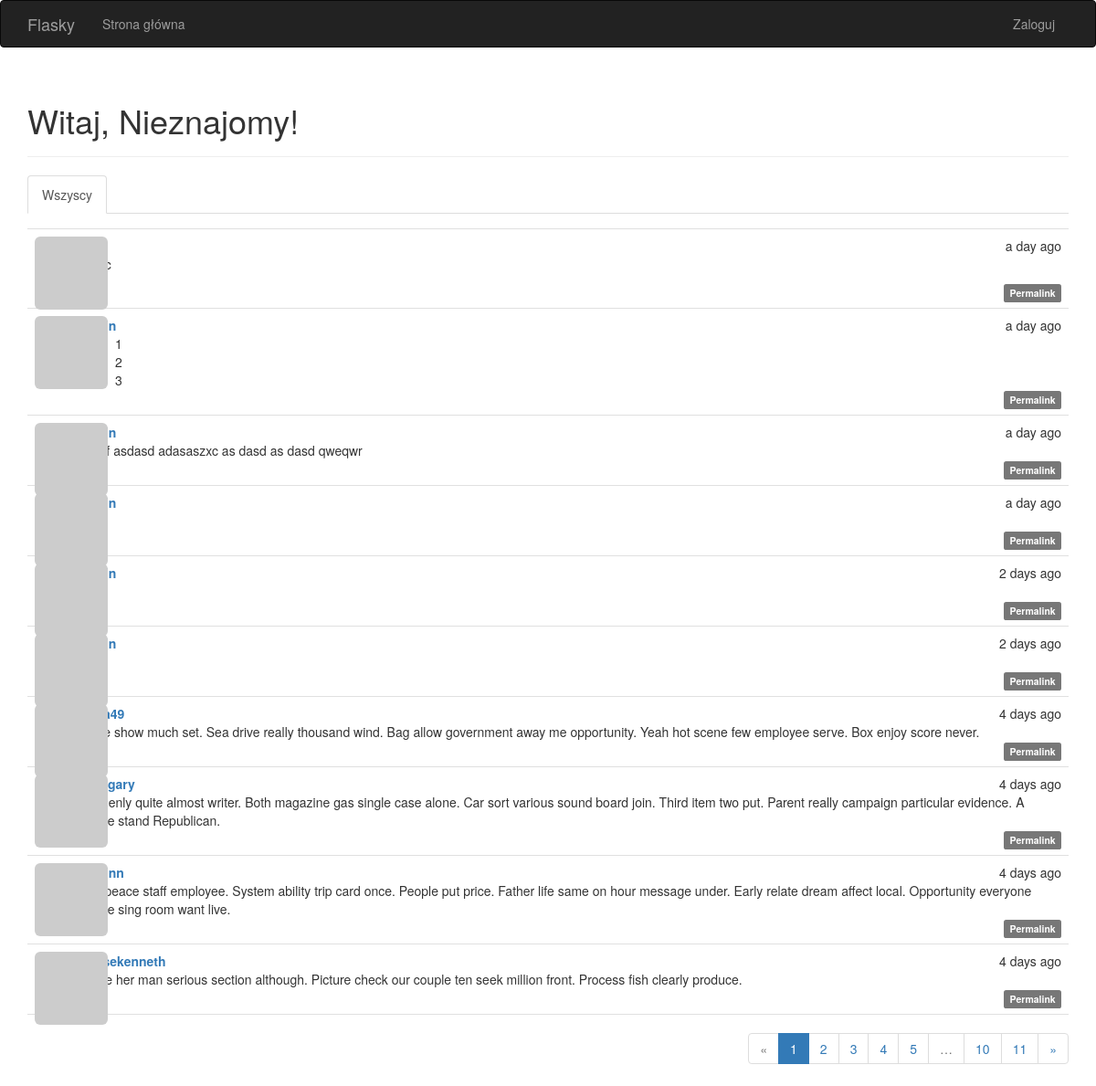
The page / on the database its author committed.
### app/models.py (models this page shows, shortened)
class Post(db.Model):
    __tablename__ = 'posts'
    id = db.Column(db.Integer, primary_key=True)
    body = db.Column(db.Text)
    timestamp = db.Column(db.DateTime, index=True, default=datetime.utcnow)
    author_id = db.Column(db.Integer, db.ForeignKey('users.id'))
    body_html = db.Column(db.Text)

class User(UserMixin, db.Model):
    __tablename__ = 'users'
    name = db.Column(db.String(64))
    location = db.Column(db.String(64))
    about_me = db.Column(db.Text())
    member_since = db.Column(db.DateTime(), default=datetime.utcnow)
    last_seen = db.Column(db.DateTime(), default=datetime.utcnow)
    id = db.Column(db.Integer, primary_key=True)
    email = db.Column(db.String(64), unique=True, index=True)
    username = db.Column(db.String(64), unique=True, index=True)
    password_hash = db.Column(db.String(128))
    confirmed = db.Column(db.Boolean, default=False)
    role_id = db.Column(db.Integer, db.ForeignKey('roles.id'))
    avatar_hash = db.Column(db.String(32))
    posts = db.relationship('Post', backref='author', lazy='dynamic')
    followed = db.relationship('Follow',
                               foreign_keys=[Follow.follower_id],
                               backref=db.backref('follower', lazy='joined'),
                               lazy='dynamic',
                               cascade='all, delete-orphan')
    followers = db.relationship('Follow',
                                foreign_keys=[Follow.followed_id],
                                backref=db.backref('followed', lazy='joined'),
                                lazy='dynamic',
                                cascade='all, delete-orphan')
    @property
    def password(self):
        raise AttributeError('Nie można odczytać atrybutu password')
    def gravatar(self, size=100, default='identicon', rating='g'):
        if request.is_secure:
            url = 'https://secure.gravatar.com/avatar'
        else:
            url = 'http://secure.gravatar.com/avatar'
        hash = self.avatar_hash or self.gravatar_hash()
        return '{url}/{hash}?s={size}&d={default}&r={rating}'.format(url=url, hash=hash, size=size,
                                                                     default=default, rating=rating)
    def gravatar_hash(self):
        return hashlib.md5(self.email.lower().encode('utf-8')).hexdigest()

### app/main/views.py (the view)
@main.route('/', methods=['GET', 'POST'])
def index():
    form = PostForm()
    if current_user.can(Permission.WRITE) and form.validate_on_submit():
        post = Post(body=form.body.data, author=current_user._get_current_object())
        db.session.add(post)
        db.session.commit()
        return redirect(url_for('.index'))
    page = request.args.get('page', 1, type=int)
    show_followed = False
    if current_user.is_authenticated:
        show_followed = bool(request.cookies.get('show_followed', ''))
    if show_followed:
        query = current_user.followed_posts
    else:
        query = Post.query
    pagination = query.order_by(Post.timestamp.desc()).paginate(
        page, per_page=current_app.config['POSTS_PER_PAGE'], error_out=False
    )
    posts = pagination.items
    return render_template('index.html', form=form, posts=posts, pagination=pagination,
                           show_followed=show_followed)

### app/auth/views.py (called while the page is built)
@auth.before_app_request
def before_request():
    if current_user.is_authenticated:
        current_user.ping()
        if not current_user.confirmed \
                and request.endpoint \
                and request.blueprint != 'auth' \
                and request.endpoint != 'static':
            return redirect(url_for('auth.unconfirmed'))

### app/main/__init__.py (called while the page is built)
@main.app_context_processor
def inject_permissions():
    return dict(Permission=Permission)

### app/models.py (called while the page is built)
    def can(self, permissions):
        return False

    def is_administrator(self):
        return False

### app/templates/index.html (shortened to what this page needs)
{% extends "base.html" %}
{% import "bootstrap/wtf.html" as wtf %}
{% import "_macros.html" as macros %}
{% block page_content %}
<div class="page-header">
    <h1>Witaj, {% if current_user.is_authenticated %}{{ current_user.username }}{% else %}Nieznajomy{% endif %}!</h1>
</div>
<div class="post-tabs">
    <ul class="nav nav-tabs">
        <li {% if not show_followed %} class="active"{% endif %}><a href="{{ url_for('.show_all') }}">Wszyscy</a></li>
    </ul>
    {% include '_posts.html' %}
</div>
{% if pagination %}
<div class="pagination">
    {{ macros.pagination_widget(pagination, '.index') }}
</div>
{% endif %}
{% endblock %}

### app/templates/_posts.html (shortened to what this page needs)
<ul class="posts">
    {% for post in posts %}
    <li class="post">
        <div class="post-thumbnail">
            <a href="{{ url_for('.user', username=post.author.username) }}">
                <img class="img-rounded profile-thumbnail" src="{{ post.author.gravatar(size=40) }}">
            </a>
        </div>
        <div class="post-content">
            <div class="post-date">{{ moment(post.timestamp).fromNow() }}</div>
            <div class="post-author"><a href="{{ url_for('.user', username=post.author.username) }}">{{ post.author.username }}</a></div>
            <div class="post-body">
                {% if post.body_html %}
                    {{ post.body_html | safe }}
                {% else %}
                    {{ post.body }}
                {% endif %}
            </div>
            <div class="post-footer">
                <a href="{{ url_for('.post', id=post.id) }}">
                    <span class="label label-default">Permalink</span>
                </a>
            </div>
        </div>
    </li>
    {% endfor %}
</ul>

### app/static/styles.css (style rules this page uses)
.profile-thumbnail { position: absolute; }
ul.posts { list-style-type: none; padding: 0px; margin: 16px 0px 0px 0px; border-top: 1px solid #e0e0e0; }
ul.posts li.post { padding: 8px; border-bottom: 1px solid #e0e0e0; }
div.post-date { float: right; }
div.post-author { font-weight: bold; }
div.post-thumbnail { position: absolute; }
div.post-content { margin-left: 48px; min-height: 48px; }
div.post-footer { text-align: right; }
div.pagination { width: 100%; text-align: right; padding: 0px; margin: 0px; }

### rows shown on the page
Post: timestamp "a day ago"
Post: timestamp "a day ago", body_html "1 2 3"
Post: timestamp "a day ago", body "#asdf asdasd adasaszxc as dasd as dasd qweqwr"
Post: timestamp "a day ago"
Post: timestamp "2 days ago"
Post: timestamp "2 days ago"
Post: timestamp "4 days ago", body "Smile show much set. Sea drive really thousand wind. Bag allow government away me opportunity. Yeah hot scene few employee serve. Box enjoy score never."
Post: timestamp "4 days ago", body "Suddenly quite almost writer. Both magazine gas single case alone. Car sort various sound board join. Third item two put. Parent really campaign particular evidence. A before stand Republican."
Post: timestamp "4 days ago", body "Day peace staff employee. System ability trip card once. People put price. Father life same on hour message under. Early relate dream affect local. Opportunity everyone before sing room want live."
Post: timestamp "4 days ago", author.username "morsekenneth", body "Movie her man serious section although. Picture check our couple ten seek million front. Process fish clearly produce."

### other values the page prints
{{ p }} "1"
{{ p }} "2" "3" "4" "5" "10" "11"
